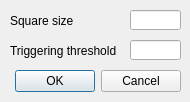
<?xml version="1.0" encoding="UTF-8"?>
<ui version="4.0">
 <class>CSimpleFilterDialog</class>
 <widget class="QDialog" name="CSimpleFilterDialog">
  <property name="geometry">
   <rect>
    <x>0</x>
    <y>0</y>
    <width>190</width>
    <height>102</height>
   </rect>
  </property>
  <property name="windowTitle">
   <string>Simple filter dialog</string>
  </property>
  <property name="locale">
   <locale language="English" country="UnitedStates"/>
  </property>
  <widget class="QLabel" name="label">
   <property name="geometry">
    <rect>
     <x>10</x>
     <y>10</y>
     <width>121</width>
     <height>21</height>
    </rect>
   </property>
   <property name="text">
    <string>Square size</string>
   </property>
  </widget>
  <widget class="QLabel" name="label_2">
   <property name="geometry">
    <rect>
     <x>10</x>
     <y>40</y>
     <width>121</width>
     <height>21</height>
    </rect>
   </property>
   <property name="text">
    <string>Triggering threshold</string>
   </property>
  </widget>
  <widget class="QLineEdit" name="qqSize">
   <property name="geometry">
    <rect>
     <x>130</x>
     <y>10</y>
     <width>51</width>
     <height>20</height>
    </rect>
   </property>
  </widget>
  <widget class="QLineEdit" name="qqThreshold">
   <property name="geometry">
    <rect>
     <x>130</x>
     <y>40</y>
     <width>51</width>
     <height>20</height>
    </rect>
   </property>
  </widget>
  <widget class="QDialogButtonBox" name="qqOkCancel">
   <property name="geometry">
    <rect>
     <x>10</x>
     <y>70</y>
     <width>171</width>
     <height>23</height>
    </rect>
   </property>
   <property name="standardButtons">
    <set>QDialogButtonBox::Cancel|QDialogButtonBox::Ok</set>
   </property>
  </widget>
 </widget>
 <resources/>
 <connections/>
</ui>
